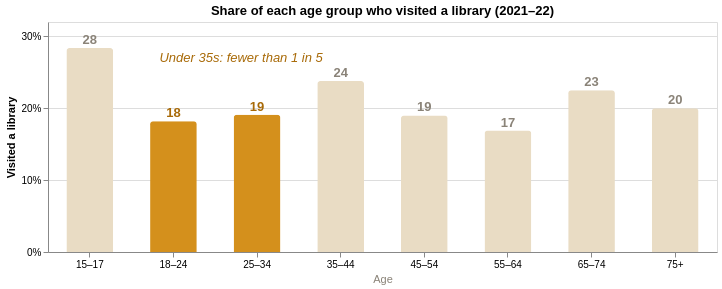

The Vega-Lite source for this figure:
### Vega-Lite specification from a JSON file in a GitHub repository (floating-point values rounded to 4 significant figures)
{"$schema": "https://vega.github.io/schema/vega-lite/v5.json", "description": "CHART: 'Share of each age group who visited a library (2021-22)' (Section 2, top card). Bar chart of the share of each age group who visited a library in 2021-22 (ABS). The data is typed into this file under \"values\". The transform makes a true/false column 'young' for the 18-24 and 25-34 bars so they can be coloured amber. CHANNELS: x position = age (ordinal); y position = pct (quantitative).", "title": "Share of each age group who visited a library (2021–22)", "width": 669, "height": 230, "data": {"values": [{"age": "15–17", "pct": 28.4}, {"age": "18–24", "pct": 18.2}, {"age": "25–34", "pct": 19.1}, {"age": "35–44", "pct": 23.8}, {"age": "45–54", "pct": 19.0}, {"age": "55–64", "pct": 16.9}, {"age": "65–74", "pct": 22.5}, {"age": "75+", "pct": 20.0}]}, "transform": [{"calculate": "datum.age=='18–24' || datum.age=='25–34'", "as": "young"}], "encoding": {"x": {"field": "age", "type": "ordinal", "title": "Age", "sort": null, "axis": {"labelAngle": 0, "titleFontWeight": 400, "titleColor": "#8a8378"}}, "y": {"field": "pct", "type": "quantitative", "title": "Visited a library", "scale": {"domain": [0, 32]}, "axis": {"labelExpr": "datum.label+'%'", "tickCount": 4}}}, "layer": [{"description": "LAYER 1 - THE BARS. x = age group, y = % who visited (bar length). colour: amber when young = true, beige otherwise. CHANNELS: colour = young (nominal).", "mark": {"type": "bar", "width": {"band": 0.62}, "cornerRadiusTopLeft": 3, "cornerRadiusTopRight": 3}, "encoding": {"color": {"field": "young", "type": "nominal", "scale": {"domain": [true, false], "range": ["#d4901c", "#e9dcc4"]}, "legend": null}, "tooltip": [{"field": "age", "title": "Age"}, {"field": "pct", "title": "Visited a library (%)"}]}}, {"description": "LAYER 2 - NUMBER ON TOP OF EACH BAR (e.g. '18'). dy:-8 lifts the label above the bar. CHANNELS: text = pct; colour changes when datum.young.", "mark": {"type": "text", "dy": -8, "fontSize": 13, "fontWeight": "bold"}, "encoding": {"text": {"field": "pct", "format": ".0f"}, "color": {"condition": {"test": "datum.young", "value": "#a86a08"}, "value": "#8a8378"}}}, {"description": "LAYER 3 - ANNOTATION 'Under 35s: fewer than 1 in 5' placed above the 18-24 bar. CHANNELS: x position = age (ordinal); y position = pct (quantitative); text = t.", "data": {"values": [{"age": "18–24", "pct": 27, "t": "Under 35s: fewer than 1 in 5"}]}, "mark": {"type": "text", "align": "left", "dx": -14, "fontSize": 13, "fontStyle": "italic", "color": "#a86a08"}, "encoding": {"x": {"field": "age", "type": "ordinal"}, "y": {"field": "pct", "type": "quantitative"}, "text": {"field": "t"}}}]}
